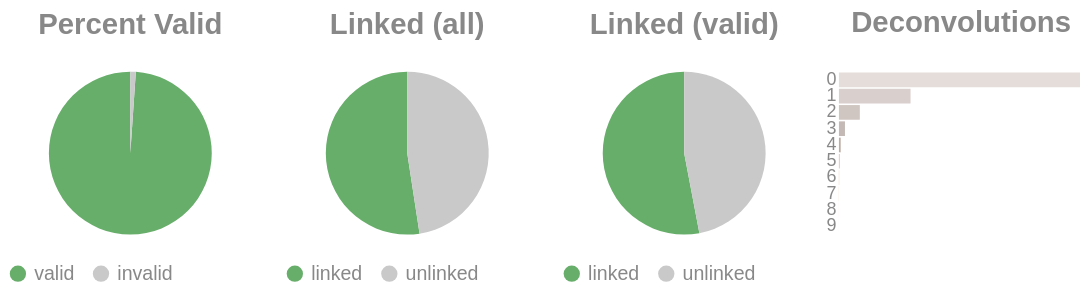

Source (notebook cell):
### Code cell
if SKIPLR:
    pass
else:
    clash = Counter()
    for i in valids['molecule'].to_list():
        _mol = i.split("-")
        if len(_mol) == 1:
            clash.update('0')
        else:
            clash.update(_mol[-1])

    _d = {"deconvolutions": [], 'count': []}
    for k,v in clash.items():
        _d['deconvolutions'].append(k)
        _d['count'].append(v)

    tot_valid = valids['reads'].sum()
    mask = valids['reads'] >= 2
    n_linked_reads = valids.filter(mask)['reads'].sum()
    if n_linked_reads == 0:
        print_html("No linked molecules (>=2 reads) were detected; skipping linked-only distributions.")
        SKIPLR = True
    else:
        perc_valid = round(tot_valid / n_reads, 4)
        linked_perc_abs = round(n_linked_reads / n_reads, 4)
        linked_perc = round(n_linked_reads / tot_valid, 4)

    _valid = pl.DataFrame({"valids": ['valid', 'invalid'], "count": [tot_valid, n_reads - tot_valid]})
    _linked_abs = pl.DataFrame({"linked (absolute)": ['linked', 'unlinked'], "count": [n_linked_reads, n_reads - n_linked_reads]})
    _linked_rel = pl.DataFrame({"linked (valids)": ['linked', 'unlinked'], "count": [n_linked_reads, tot_valid - n_linked_reads]})

    (
        alt.hconcat(
            piechart(_valid, goodval = 'valid', title = "Percent Valid"),
            piechart(_linked_abs, goodval = "linked", title =  "Linked (all)"),
            piechart(_linked_rel, goodval = "linked", title =  "Linked (valid)"),
            convolutionbar(pl.DataFrame(_d), title = "Deconvolutions"),
            center = True,
            bounds = 'flush'
        )
        .resolve_scale(color='independent')
        .resolve_legend('independent')
        .properties(usermeta={'embedOptions': {"actions": False}})
    ).display()

### Figure 1 — Vega-Lite specification as saved in the notebook (floating-point values rounded to 4 significant figures)
{"width": "container", "height": 400, "config": {"title": {"anchor": "start", "dy": -15, "fontSize": 18, "color": "#888888", "subtitleColor": "#888888", "subtitleFontSize": 14}, "arc": {"fill": "#0072B2"}, "axis": {"domainColor": "#888888", "domainWidth": 0.5, "gridWidth": 0.2, "grid": false, "titleFontWeight": 400, "titleFontSize": 15, "labelFontSize": 11, "labelColor": "#888888", "tickColor": "#888888", "tickWidth": 0.2, "titleColor": "#888888"}, "axisBand": {"grid": false}, "axisX": {"grid": true, "tickSize": 10, "domainCap": "round"}, "axisY": {"domain": false, "grid": true, "tickSize": 0, "domainCap": "round"}, "background": "transparent", "header": {"labelFontSize": 15, "labelColor": "#888888", "titleFontSize": 15, "titleFontWeight": 600, "titleColor": "#888888"}, "legend": {"labelFont": "sans-serif", "labelFontSize": 12, "labelColor": "#888888", "symbolSize": 100, "symbolType": "circle", "titleFontSize": 12, "titlePadding": 10, "titleColor": "#888888", "title": null}, "range": {"category": ["#E69F00", "#56B4E9", "#009E73", "#F0E442", "#0072B2", "#D55E00", "#CC79A7", "#000000"], "diverging": ["#cfe8f3", "#a2d4ec", "#73bfe2", "#46abdb", "#1696d2", "#12719e"]}, "area": {"fill": "#0072B2", "fillOpacity": 0.7, "line": true, "strokeOpacity": 0.7}, "line": {"color": "#0072B2", "stroke": "#0072B2", "strokeWidth": 2}, "trail": {"color": "#0072B2", "stroke": "#0072B2", "strokeWidth": 0, "size": 1}, "point": {"filled": true, "fillOpacity": 1.0, "size": 95}, "text": {"color": "#888888", "fontSize": 11, "align": "right", "fontWeight": 400, "size": 11}, "bar": {"fill": "#0072B2", "stroke": null}, "view": {"stroke": null, "continuousWidth": 660, "continuousHeight": 400}}, "hconcat": [{"data": {"name": "data-3f1ced5badd34d6e83b9230c76faabd8"}, "mark": {"type": "arc"}, "encoding": {"color": {"field": "valids", "legend": {"orient": "bottom", "title": null}, "scale": {"domain": ["valid", "invalid"], "range": ["#68ae6b", "#C9C9C9"]}, "title": "Valids", "type": "nominal"}, "theta": {"field": "count", "type": "quantitative"}, "tooltip": [{"field": "valids", "title": "Valids", "type": "ordinal"}, {"field": "percent", "format": ".2%", "title": "Percent", "type": "quantitative"}, {"field": "count", "title": "Count", "type": "quantitative"}]}, "height": 100, "title": {"text": "Percent Valid", "align": "center", "anchor": "middle"}, "transform": [{"calculate": "datum.count / 2385902", "as": "percent"}], "width": 150}, {"data": {"name": "data-31f06abcd0d134fc13fb9326473df3f0"}, "mark": {"type": "arc"}, "encoding": {"color": {"field": "linked (absolute)", "legend": {"orient": "bottom", "title": null}, "scale": {"domain": ["linked", "unlinked"], "range": ["#68ae6b", "#C9C9C9"]}, "title": "Linked (Absolute)", "type": "nominal"}, "theta": {"field": "count", "type": "quantitative"}, "tooltip": [{"field": "linked (absolute)", "title": "Linked (Absolute)", "type": "ordinal"}, {"field": "percent", "format": ".2%", "title": "Percent", "type": "quantitative"}, {"field": "count", "title": "Count", "type": "quantitative"}]}, "height": 100, "title": {"text": "Linked (all)", "align": "center", "anchor": "middle"}, "transform": [{"calculate": "datum.count / 2385902", "as": "percent"}], "width": 150}, {"data": {"name": "data-39143cb16e9328b0f4445beeda7e5596"}, "mark": {"type": "arc"}, "encoding": {"color": {"field": "linked (valids)", "legend": {"orient": "bottom", "title": null}, "scale": {"domain": ["linked", "unlinked"], "range": ["#68ae6b", "#C9C9C9"]}, "title": "Linked (Valids)", "type": "nominal"}, "theta": {"field": "count", "type": "quantitative"}, "tooltip": [{"field": "linked (valids)", "title": "Linked (Valids)", "type": "ordinal"}, {"field": "percent", "format": ".2%", "title": "Percent", "type": "quantitative"}, {"field": "count", "title": "Count", "type": "quantitative"}]}, "height": 100, "title": {"text": "Linked (valid)", "align": "center", "anchor": "middle"}, "transform": [{"calculate": "datum.count / 2360124", "as": "percent"}], "width": 150}, {"data": {"name": "data-c15b582e45ac249f43deb7c70930fc91"}, "mark": {"type": "bar"}, "encoding": {"color": {"field": "deconvolutions", "legend": null, "scale": {"scheme": "lightgreyred"}, "type": "nominal"}, "tooltip": [{"field": "deconvolutions", "title": "Deconvolutions", "type": "ordinal"}, {"field": "percent", "format": ".2%", "title": "Percent", "type": "quantitative"}, {"field": "count", "title": "Count", "type": "quantitative"}], "x": {"axis": null, "field": "count", "type": "quantitative"}, "y": {"field": "deconvolutions", "sort": "ascending", "title": null, "type": "nominal"}}, "height": 100, "title": {"text": "Deconvolutions", "align": "center", "anchor": "middle"}, "transform": [{"calculate": "datum.count / 1539974", "as": "percent"}], "width": 150}], "bounds": "flush", "center": true, "resolve": {"legend": {"angle": "independent"}, "scale": {"color": "independent"}}, "usermeta": {"embedOptions": {"actions": false}}, "$schema": "https://vega.github.io/schema/vega-lite/v6.4.1.json", "datasets": {"data-3f1ced5badd34d6e83b9230c76faabd8": [{"valids": "valid", "count": 2360124}, {"valids": "invalid", "count": 25778}], "data-31f06abcd0d134fc13fb9326473df3f0": [{"linked (absolute)": "linked", "count": 1250688}, {"linked (absolute)": "unlinked", "count": 1135214}], "data-39143cb16e9328b0f4445beeda7e5596": [{"linked (valids)": "linked", "count": 1250688}, {"linked (valids)": "unlinked", "count": 1109436}], "data-c15b582e45ac249f43deb7c70930fc91": [{"deconvolutions": "0", "count": 1085121}, {"deconvolutions": "1", "count": 322445}, {"deconvolutions": "2", "count": 94028}, {"deconvolutions": "3", "count": 27167}, {"deconvolutions": "4", "count": 7881}, {"deconvolutions": "5", "count": 2344}, {"deconvolutions": "6", "count": 693}, {"deconvolutions": "7", "count": 214}, {"deconvolutions": "8", "count": 67}, {"deconvolutions": "9", "count": 14}]}}
